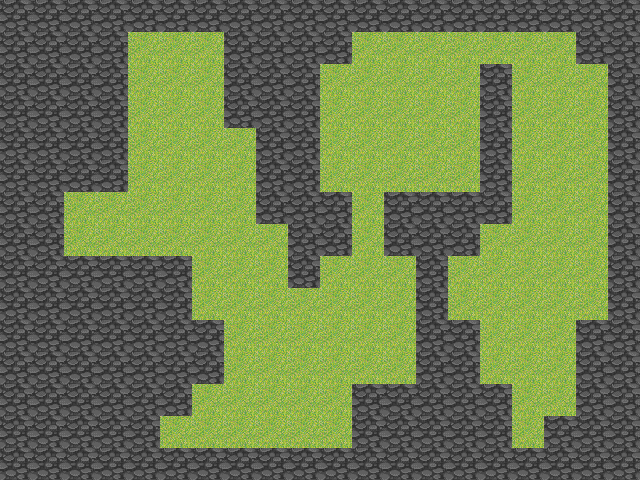

This game map was drawn from its Tiled (.tmx) file and the tilesets committed beside it. A one-line description and the full map source follow:
An orthogonal 20x15 tile map with 32x32 px tiles, 2 tile layers (decoration, solidObjects), 2 tilesets.

<map version="1.0" orientation="orthogonal" renderorder="right-down" width="20" height="15" tilewidth="32" tileheight="32" nextobjectid="1">
 <tileset firstgid="1" name="Grass" tilewidth="32" tileheight="32" tilecount="12" columns="3">
  <image source="Graphics/Autotiles/043-Grass02.png" width="96" height="128" />
 </tileset>
 <tileset firstgid="13" name="Rocks" tilewidth="32" tileheight="32" tilecount="12" columns="3">
  <image source="Graphics/Autotiles/066-CF_Ground03.png" width="96" height="128" />
 </tileset>
 <layer name="decoration" width="20" height="15">
  <data encoding="csv">
8,8,8,8,8,8,8,8,8,8,8,8,8,8,8,8,8,8,8,8,
8,8,8,8,8,8,8,8,8,8,8,8,8,8,8,8,8,8,8,8,
8,8,8,8,8,8,8,8,8,8,8,8,8,8,8,8,8,8,8,8,
8,8,8,8,8,8,8,8,8,8,8,8,8,8,8,8,8,8,8,8,
8,8,8,8,8,8,8,8,8,8,8,8,8,8,8,8,8,8,8,8,
8,8,8,8,8,8,8,8,8,8,8,8,8,8,8,8,8,8,8,8,
8,8,8,8,8,8,8,8,8,8,8,8,8,8,8,8,8,8,8,8,
8,8,8,8,8,8,8,8,8,8,8,8,8,8,8,8,8,8,8,8,
8,8,8,8,8,8,8,8,8,8,8,8,8,8,8,8,8,8,8,8,
8,8,8,8,8,8,8,8,8,8,8,8,8,8,8,8,8,8,8,8,
8,8,8,8,8,8,8,8,8,8,8,8,8,8,8,8,8,8,8,8,
8,8,8,8,8,8,8,8,8,8,8,8,8,8,8,8,8,8,8,8,
8,8,8,8,8,8,8,8,8,8,8,8,8,8,8,8,8,8,8,8,
8,8,8,8,8,8,8,8,8,8,8,8,8,8,8,8,8,8,8,8,
8,8,8,8,8,8,8,8,8,8,8,8,8,8,8,8,8,8,8,8
</data>
 </layer>
 <layer name="solidObjects" width="20" height="15">
  <data encoding="csv">
20,20,20,20,20,20,20,20,20,20,20,20,20,20,20,20,20,20,20,20,
20,20,20,20,0,0,0,20,20,20,20,0,0,0,0,0,0,0,20,20,
20,20,20,20,0,0,0,20,20,20,0,0,0,0,0,20,0,0,0,20,
20,20,20,20,0,0,0,20,20,20,0,0,0,0,0,20,0,0,0,20,
20,20,20,20,0,0,0,0,20,20,0,0,0,0,0,20,0,0,0,20,
20,20,20,20,0,0,0,0,20,20,0,0,0,0,0,20,0,0,0,20,
20,20,0,0,0,0,0,0,20,20,20,0,20,20,20,20,0,0,0,20,
20,20,0,0,0,0,0,0,0,20,20,0,20,20,20,0,0,0,0,20,
20,20,20,20,20,20,0,0,0,20,0,0,0,20,0,0,0,0,0,20,
20,20,20,20,20,20,0,0,0,0,0,0,0,20,0,0,0,0,0,20,
20,20,20,20,20,20,20,0,0,0,0,0,0,20,20,0,0,0,20,20,
20,20,20,20,20,20,20,0,0,0,0,0,0,20,20,0,0,0,20,20,
20,20,20,20,20,20,0,0,0,0,0,20,20,20,20,20,0,0,20,20,
20,20,20,20,20,0,0,0,0,0,0,20,20,20,20,20,0,20,20,20,
20,20,20,20,20,20,20,20,20,20,20,20,20,20,20,20,20,20,20,20
</data>
 </layer>
</map>
